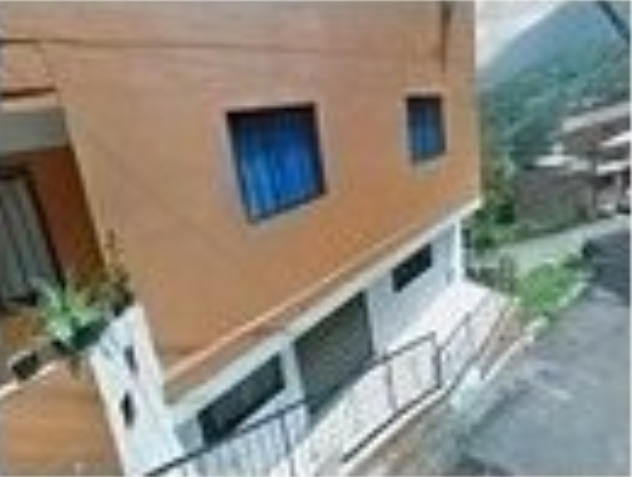
#> input picture point_mapping/view_1.png, 632 x 477 px
$ python point_transfer.py
#> lines starting #> are read from the running program, lines starting #| are printed output that depends on the picture
#> in main, img1 is the input picture: shape (477, 632, 3); mean B, G, R 125.7, 136.1, 140.7
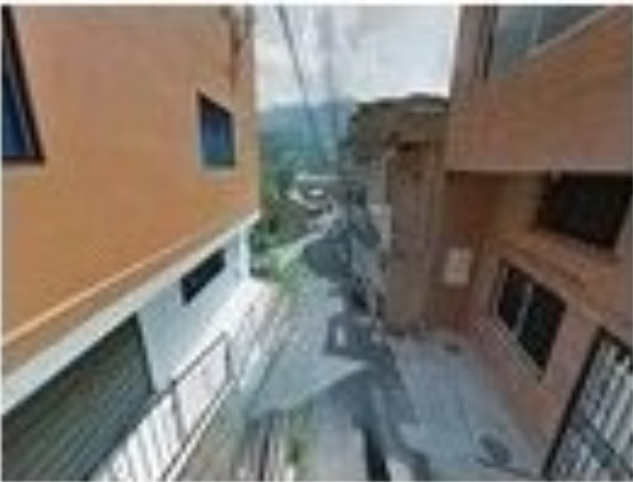
#> input picture point_mapping/view_2.png, 633 x 482 px
#> in main, img2 is the input picture: shape (482, 633, 3); mean B, G, R 109.7, 117.5, 124.7
import cv2
import numpy as np


def find_homography(img1, img2):
    # Convert frames to grayscale
    gray1 = cv2.cvtColor(img1, cv2.COLOR_BGR2GRAY)
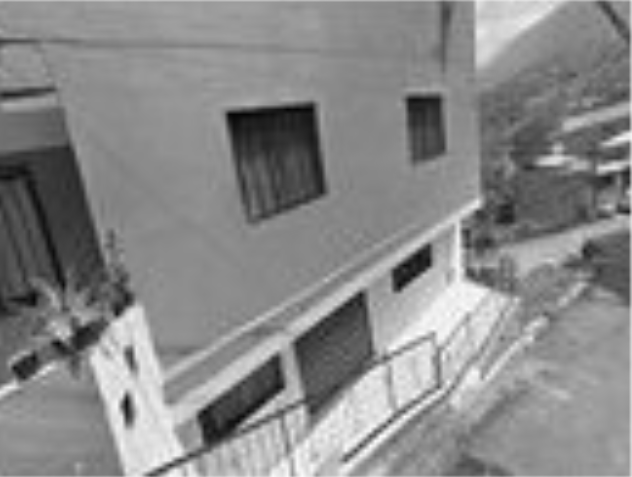
#> gray1: shape (477, 632); min 2, max 253, mean 136.3
    gray2 = cv2.cvtColor(img2, cv2.COLOR_BGR2GRAY)
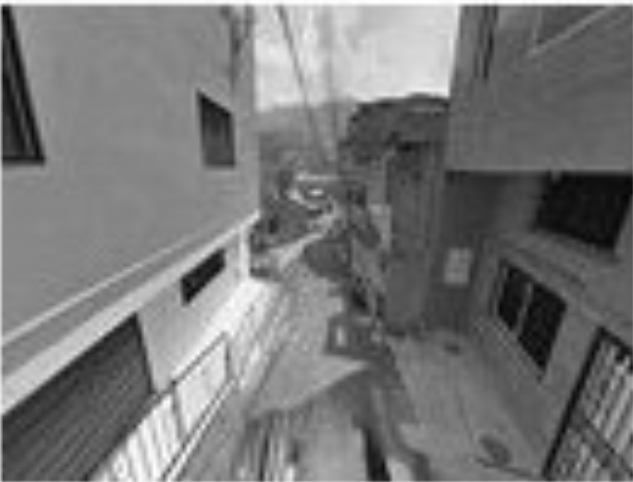
#> gray2: shape (482, 633); min 2, max 255, mean 118.7

    # Detect features and compute descriptors using ORB
    orb = cv2.ORB_create(nfeatures=2000)
    kp1, des1 = orb.detectAndCompute(gray1, None)
#> kp1 = 1260 keypoints; strongest (x, y, size): (127, 398, 77.1), (126, 396, 64.3), (423, 247, 111.1), (230, 113, 92.6)
    kp2, des2 = orb.detectAndCompute(gray2, None)
#> kp2 = 964 keypoints; strongest (x, y, size): (445, 92, 77.1), (133, 319, 111.1), (219, 254, 111.1), (218, 251, 92.6)

    # Match features using Brute-Force Matcher
    bf = cv2.BFMatcher(cv2.NORM_HAMMING, crossCheck=True)
    matches = bf.match(des1, des2)
#> matches = 335 matches

    # NOTE: interestingly, sorting by distance (how close the descriptors are) seemingly worsened the results consistently,
    # especially in the points near the left window.
    # seems like it shouldn't matter since RANSAC should sample randomly?
    # maybe just a coincidence
    # matches = sorted(matches, key=lambda x: x.distance)

    # Visualize matches
    match_img = cv2.drawMatches(img1, kp1, img2, kp2, matches, None, flags=cv2.DrawMatchesFlags_NOT_DRAW_SINGLE_POINTS)
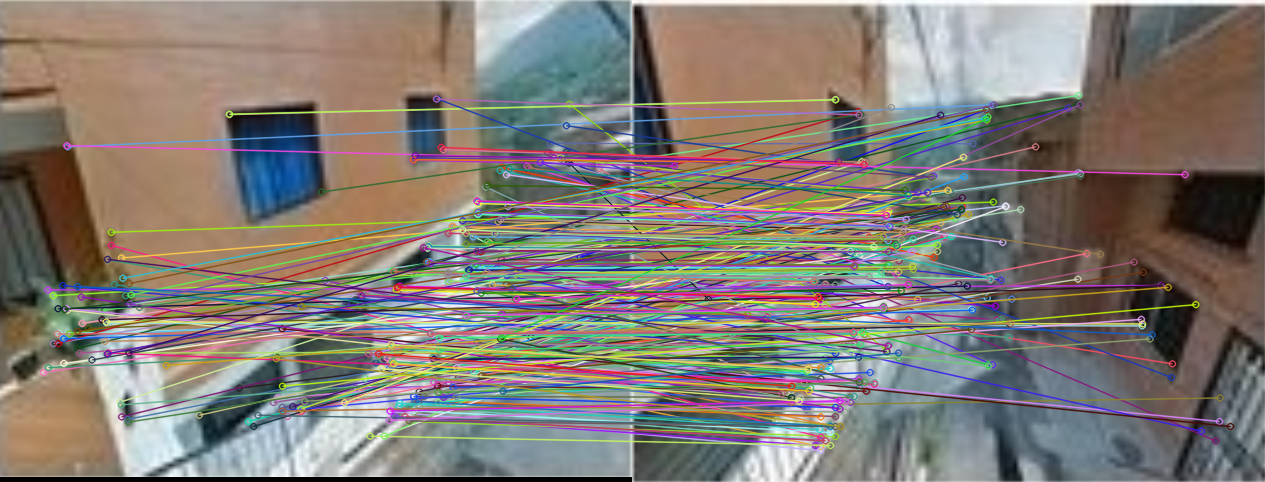
#> match_img: shape (482, 1265, 3); mean B, G, R 116.6, 123, 130.3
    cv2.imshow("matches", match_img)
    cv2.waitKey(0)
    cv2.destroyWindow("matches")

    # Extract coords of matches
    src_pts = np.float32([kp1[m.queryIdx].pt for m in matches]).reshape(-1, 1, 2)
#> src_pts = 335 rows, first 8: [229, 114], [550, 143], [550, 153], [540, 162], [599, 164], [599, 168], [477, 201], [452, 226]
    dst_pts = np.float32([kp2[m.trainIdx].pt for m in matches]).reshape(-1, 1, 2)
#> dst_pts = 335 rows, first 8: [203, 99], [340.4, 143.3], [583.2, 440.4], [360, 364.3], [446, 95], [229.9, 328.5], [256, 211], [237, 236]

    # Find the homography matrix using RANSAC
    H, mask = cv2.findHomography(src_pts, dst_pts, cv2.RANSAC, 5.0)
#> H = [[-2.03, 0.0323, 632.5], [-1.18, -0.966, 480.5], [-0.00482, 0.000112, 1]]; mask = 335 values, max 1 at index 6, min 0 at index 0, mean 0.34
    return H


points = []
def select_point(event, x, y, flags, param):
    if event == cv2.EVENT_LBUTTONDOWN:
        points.append((x, y))
        cv2.circle(param, (x, y), 4, (0, 0, 255), -1)
        cv2.imshow('select points (press any key to finish)', param)


def main():
    img1 = cv2.imread('view_1.png')
    img2 = cv2.imread('view_2.png')

    # Select points to transform
    img1_copy = img1.copy()
    cv2.imshow('select points (press any key to finish)', img1_copy)
    cv2.setMouseCallback('select points (press any key to finish)', select_point, img1_copy)

    cv2.waitKey(0)
    cv2.destroyWindow('select points (press any key to finish)')

    # Transform points from img1 to img2
    H = find_homography(img1, img2)
    transformed_points = cv2.perspectiveTransform(np.float32(points).reshape(-1, 1, 2), H)

    # Visualize original and transformed points
    img1_copy = img1.copy()
    for pt in points:
        cv2.circle(img1_copy, (int(pt[0]), int(pt[1])), 4, (0, 0, 255), -1)
#> this loop made 0 passes
    for pt in transformed_points.reshape(-1, 2):
        cv2.circle(img2, (int(pt[0]), int(pt[1])), 4, (255, 0, 0), -1)

    cv2.imshow('original points', img1_copy)
    cv2.imshow('transformed points', img2)

    cv2.waitKey(0)
    cv2.destroyAllWindows()

    # Visualize warped image vs actual image
    warped_img = cv2.warpPerspective(img1, H, (img2.shape[1], img2.shape[0]))

    cv2.imshow('warped image', warped_img)
    cv2.waitKey(0)
    cv2.destroyWindow('warped image')


if __name__ == "__main__":
#> (the run stopped early here; a loop or call above may not have finished)
